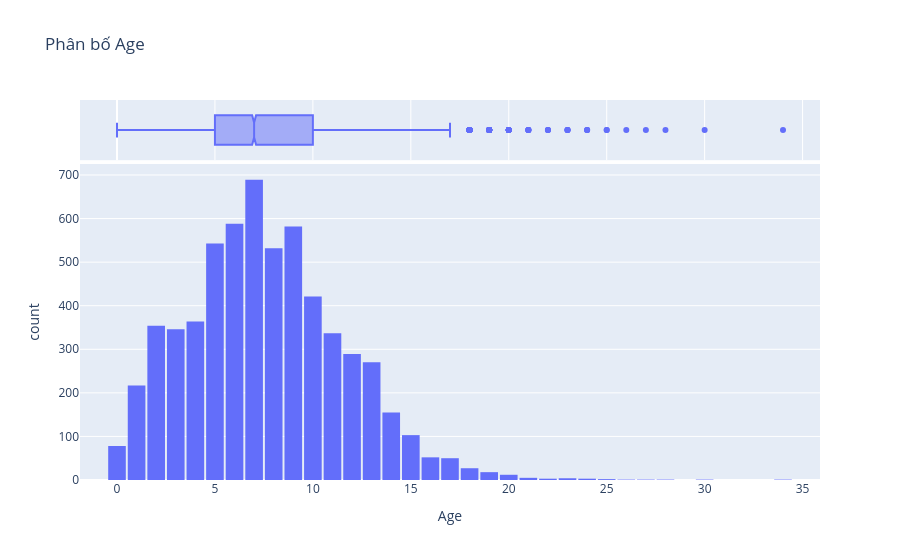
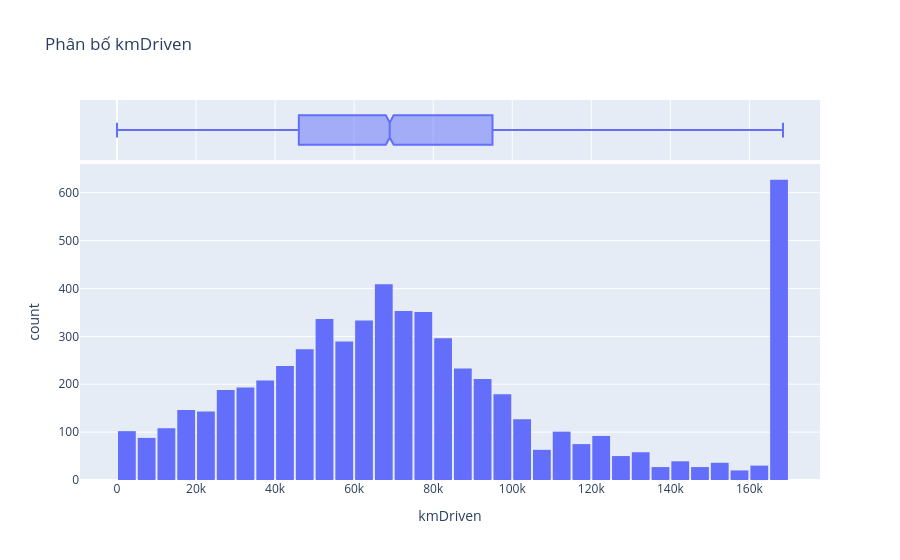
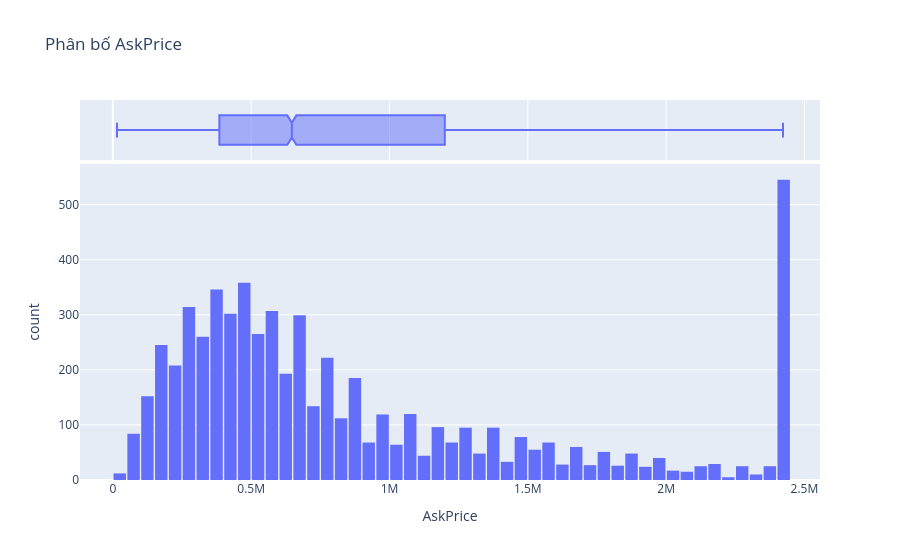
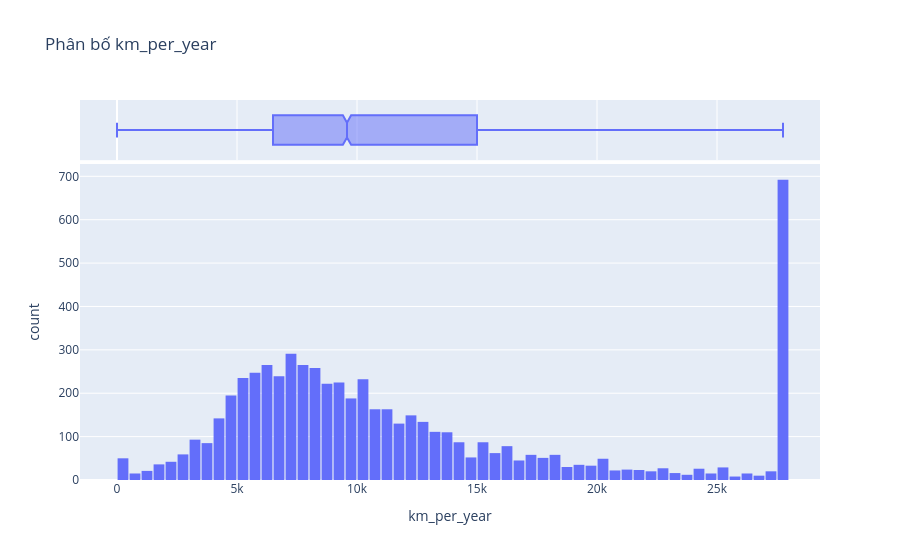

Write notebook code for charts like these, in order.
### Code cell
# Cột số: Age, kmDriven, AskPrice, km_per_year
numeric_cols = ["Age", "kmDriven", "AskPrice", "km_per_year"]

for col in numeric_cols:
    fig = px.histogram(df_raw, 
                       x=col, 
                       marginal="box",
                       title=f"Phân bố {col}")
    fig.update_layout(bargap=0.1)
    fig.show()

### Figure 1 — Plotly figure (JSON) as saved in the notebook; plotly's stock layout.template omitted (floating-point values rounded to 4 significant figures; data arrays with more than 128 entries replaced by an {"elided": "..."} marker saying what was removed)
{"data": [{"bingroup": "x", "hovertemplate": "Age=%{x}<br>count=%{y}<extra></extra>", "legendgroup": "", "marker": {"color": "#636efa", "pattern": {"shape": ""}}, "name": "", "orientation": "v", "showlegend": false, "type": "histogram", "x": {"elided": "6049 int values"}, "xaxis": "x", "yaxis": "y"}, {"hovertemplate": "Age=%{x}<extra></extra>", "legendgroup": "", "marker": {"color": "#636efa"}, "name": "", "notched": true, "showlegend": false, "type": "box", "x": {"elided": "6049 int values"}, "xaxis": "x2", "yaxis": "y2"}], "layout": {"bargap": 0.1, "barmode": "relative", "legend": {"tracegroupgap": 0}, "title": {"text": "Phân bố Age"}, "xaxis": {"anchor": "y", "domain": [0, 1], "title": {"text": "Age"}}, "xaxis2": {"anchor": "y2", "domain": [0, 1], "matches": "x", "showgrid": true, "showticklabels": false}, "yaxis": {"anchor": "x", "domain": [0, 0.8316], "title": {"text": "count"}}, "yaxis2": {"anchor": "x2", "domain": [0.8416, 1], "matches": "y2", "showgrid": false, "showline": false, "showticklabels": false, "ticks": ""}}}

### Figure 2 — Plotly figure (JSON) as saved in the notebook; plotly's stock layout.template omitted (floating-point values rounded to 4 significant figures; data arrays with more than 128 entries replaced by an {"elided": "..."} marker saying what was removed)
{"data": [{"bingroup": "x", "hovertemplate": "kmDriven=%{x}<br>count=%{y}<extra></extra>", "legendgroup": "", "marker": {"color": "#636efa", "pattern": {"shape": ""}}, "name": "", "orientation": "v", "showlegend": false, "type": "histogram", "x": {"elided": "6049 int values"}, "xaxis": "x", "yaxis": "y"}, {"hovertemplate": "kmDriven=%{x}<extra></extra>", "legendgroup": "", "marker": {"color": "#636efa"}, "name": "", "notched": true, "showlegend": false, "type": "box", "x": {"elided": "6049 int values"}, "xaxis": "x2", "yaxis": "y2"}], "layout": {"bargap": 0.1, "barmode": "relative", "legend": {"tracegroupgap": 0}, "title": {"text": "Phân bố kmDriven"}, "xaxis": {"anchor": "y", "domain": [0, 1], "title": {"text": "kmDriven"}}, "xaxis2": {"anchor": "y2", "domain": [0, 1], "matches": "x", "showgrid": true, "showticklabels": false}, "yaxis": {"anchor": "x", "domain": [0, 0.8316], "title": {"text": "count"}}, "yaxis2": {"anchor": "x2", "domain": [0.8416, 1], "matches": "y2", "showgrid": false, "showline": false, "showticklabels": false, "ticks": ""}}}

### Figure 3 — Plotly figure (JSON) as saved in the notebook; plotly's stock layout.template omitted (floating-point values rounded to 4 significant figures; data arrays with more than 128 entries replaced by an {"elided": "..."} marker saying what was removed)
{"data": [{"bingroup": "x", "hovertemplate": "AskPrice=%{x}<br>count=%{y}<extra></extra>", "legendgroup": "", "marker": {"color": "#636efa", "pattern": {"shape": ""}}, "name": "", "orientation": "v", "showlegend": false, "type": "histogram", "x": {"elided": "6049 int values"}, "xaxis": "x", "yaxis": "y"}, {"hovertemplate": "AskPrice=%{x}<extra></extra>", "legendgroup": "", "marker": {"color": "#636efa"}, "name": "", "notched": true, "showlegend": false, "type": "box", "x": {"elided": "6049 int values"}, "xaxis": "x2", "yaxis": "y2"}], "layout": {"bargap": 0.1, "barmode": "relative", "legend": {"tracegroupgap": 0}, "title": {"text": "Phân bố AskPrice"}, "xaxis": {"anchor": "y", "domain": [0, 1], "title": {"text": "AskPrice"}}, "xaxis2": {"anchor": "y2", "domain": [0, 1], "matches": "x", "showgrid": true, "showticklabels": false}, "yaxis": {"anchor": "x", "domain": [0, 0.8316], "title": {"text": "count"}}, "yaxis2": {"anchor": "x2", "domain": [0.8416, 1], "matches": "y2", "showgrid": false, "showline": false, "showticklabels": false, "ticks": ""}}}

### Figure 4 — Plotly figure (JSON) as saved in the notebook; plotly's stock layout.template omitted (floating-point values rounded to 4 significant figures; data arrays with more than 128 entries replaced by an {"elided": "..."} marker saying what was removed)
{"data": [{"bingroup": "x", "hovertemplate": "km_per_year=%{x}<br>count=%{y}<extra></extra>", "legendgroup": "", "marker": {"color": "#636efa", "pattern": {"shape": ""}}, "name": "", "orientation": "v", "showlegend": false, "type": "histogram", "x": {"elided": "6049 int values"}, "xaxis": "x", "yaxis": "y"}, {"hovertemplate": "km_per_year=%{x}<extra></extra>", "legendgroup": "", "marker": {"color": "#636efa"}, "name": "", "notched": true, "showlegend": false, "type": "box", "x": {"elided": "6049 int values"}, "xaxis": "x2", "yaxis": "y2"}], "layout": {"bargap": 0.1, "barmode": "relative", "legend": {"tracegroupgap": 0}, "title": {"text": "Phân bố km_per_year"}, "xaxis": {"anchor": "y", "domain": [0, 1], "title": {"text": "km_per_year"}}, "xaxis2": {"anchor": "y2", "domain": [0, 1], "matches": "x", "showgrid": true, "showticklabels": false}, "yaxis": {"anchor": "x", "domain": [0, 0.8316], "title": {"text": "count"}}, "yaxis2": {"anchor": "x2", "domain": [0.8416, 1], "matches": "y2", "showgrid": false, "showline": false, "showticklabels": false, "ticks": ""}}}
